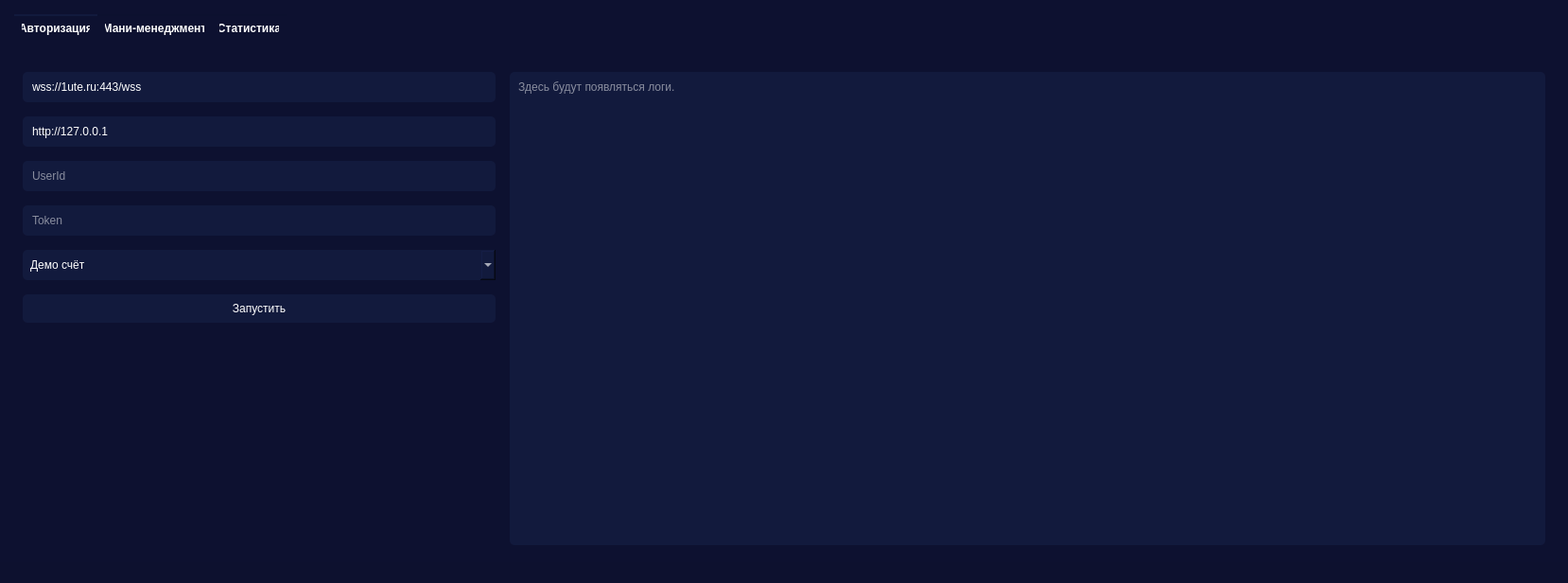
<?xml version="1.0" encoding="UTF-8"?>
<ui version="4.0">
 <class>MainWindow</class>
 <widget class="QMainWindow" name="MainWindow">
  <property name="windowModality">
   <enum>Qt::WindowModality::NonModal</enum>
  </property>
  <property name="geometry">
   <rect>
    <x>0</x>
    <y>0</y>
    <width>1658</width>
    <height>616</height>
   </rect>
  </property>
  <property name="sizePolicy">
   <sizepolicy hsizetype="Expanding" vsizetype="Expanding">
    <horstretch>0</horstretch>
    <verstretch>0</verstretch>
   </sizepolicy>
  </property>
  <property name="contextMenuPolicy">
   <enum>Qt::ContextMenuPolicy::NoContextMenu</enum>
  </property>
  <property name="windowTitle">
   <string>UteBot</string>
  </property>
  <property name="styleSheet">
   <string notr="true">background-color: rgb(13, 17, 47);
color: white;


</string>
  </property>
  <property name="animated">
   <bool>true</bool>
  </property>
  <property name="unifiedTitleAndToolBarOnMac">
   <bool>false</bool>
  </property>
  <widget class="QWidget" name="centralwidget">
   <property name="sizePolicy">
    <sizepolicy hsizetype="Expanding" vsizetype="Expanding">
     <horstretch>0</horstretch>
     <verstretch>17</verstretch>
    </sizepolicy>
   </property>
   <property name="styleSheet">
    <string notr="true">background-color: rgb(13, 17, 48);
</string>
   </property>
   <layout class="QGridLayout" name="gridLayout">
    <property name="leftMargin">
     <number>15</number>
    </property>
    <property name="topMargin">
     <number>15</number>
    </property>
    <property name="rightMargin">
     <number>15</number>
    </property>
    <property name="bottomMargin">
     <number>9</number>
    </property>
    <property name="spacing">
     <number>6</number>
    </property>
    <item row="2" column="0">
     <widget class="QTabWidget" name="tabWidget">
      <property name="sizePolicy">
       <sizepolicy hsizetype="Expanding" vsizetype="Expanding">
        <horstretch>200</horstretch>
        <verstretch>200</verstretch>
       </sizepolicy>
      </property>
      <property name="styleSheet">
       <string notr="true">QTabBar::tab {
                        background: rgb(12,17,47);
                        color: white;
                        font-weight: bold;
                        padding-top: 8px;
padding-left: 8px;
padding-right: 8px; padding-bottom: -20px;
                        border-radius: 5px;
margin-bottom: 50px;
                        }

                        QTabBar::tab:selected {
                        background: #121a3d;
                        }

                        QTabWidget::pane {
                        border: none;
                        }
                    </string>
      </property>
      <property name="currentIndex">
       <number>0</number>
      </property>
      <widget class="QWidget" name="tab_authorization">
       <property name="sizePolicy">
        <sizepolicy hsizetype="Expanding" vsizetype="Expanding">
         <horstretch>0</horstretch>
         <verstretch>0</verstretch>
        </sizepolicy>
       </property>
       <attribute name="title">
        <string>Авторизация</string>
       </attribute>
       <layout class="QGridLayout" name="gridLayout_2">
        <property name="spacing">
         <number>15</number>
        </property>
        <item row="5" column="0">
         <widget class="QPushButton" name="pushButton">
          <property name="cursor">
           <cursorShape>PointingHandCursor</cursorShape>
          </property>
          <property name="styleSheet">
           <string notr="true">QPushButton {
                                background-color: rgb(18, 26, 61);
                                color: white;
                                border-radius: 5px;
                                padding: 8px;
                                font-size: 12px;
                                }
                                QPushButton::hover {
                                cursor: pointer;
                                }
                            </string>
          </property>
          <property name="text">
           <string>Запустить</string>
          </property>
         </widget>
        </item>
        <item row="0" column="1" rowspan="9">
         <widget class="QTextBrowser" name="textBrowser">
          <property name="styleSheet">
           <string notr="true">QTextBrowser {
                                background-color: rgb(18, 26, 61);
                                color: white;
                                border-radius: 5px;
                                padding: 5px;
                                font-size: 12px;
}

QScrollBar:vertical, QScrollBar:horizontal {
    background: none;         /* Убираем все фоны, включая текстуры */
	width: 0px;
}
</string>
          </property>
          <property name="placeholderText">
           <string>Здесь будут появляться логи.</string>
          </property>
         </widget>
        </item>
        <item row="0" column="0">
         <widget class="QLineEdit" name="urlEdit">
          <property name="maximumSize">
           <size>
            <width>500</width>
            <height>16777215</height>
           </size>
          </property>
          <property name="styleSheet">
           <string notr="true">
                                background-color: rgb(18, 26, 61);
                                color: white;

                                border-radius: 5px;
                                padding: 8px;
                                font-size: 12px;
                            </string>
          </property>
          <property name="text">
           <string>wss://1ute.ru:443/wss</string>
          </property>
          <property name="placeholderText">
           <string>UTE URL</string>
          </property>
         </widget>
        </item>
        <item row="7" column="0">
         <widget class="QSpinBox" name="spinBox">
          <property name="maximumSize">
           <size>
            <width>16777215</width>
            <height>0</height>
           </size>
          </property>
          <property name="styleSheet">
           <string notr="true">
                                background-color: rgb(18, 26, 61);
                                color: white;
                                border-radius: 5px;
                                padding: 5px;
                                font-size: 12px;
                            </string>
          </property>
          <property name="value">
           <number>80</number>
          </property>
         </widget>
        </item>
        <item row="4" column="0">
         <widget class="QComboBox" name="type_account">
          <property name="styleSheet">
           <string notr="true">QComboBox {
                                background-color: rgb(18, 26, 61);
                                color: white;
                                border-radius: 5px;
                                padding: 8px;
                                font-size: 12px;
                                opacity: 10%;
                                }
                                QComboBox::drop-down{
                                image: url(&quot;:/icons/arrow.ico&quot;);
                                width:12px;
                                margin-right: 8px;
                                }
                                QComboBox QListView {
                                background-color: rgb(25, 34, 74);
                                outline: 0px;
                                padding: 2px;
                                border-radius: 5px;
                                border: none;
                                }
                                QComboBox QListView:item {

                                padding: 5px;
                                border-radius: 3px;
                                border-left: 2px solid rgb(18, 26, 61);
                                }
                                QComboBox QListView:item:hover {
                                background: rgb(26,38,85);
                                border-left: 2px solid rgb(33,62,118);
                                }

QComboBox:on{
                                background-color: rgb(25, 34, 74);
                                color: white;
                                border-radius: 5px;
                                padding: 5px;
                                padding-left: 8px;
                                font-size: 12px;
                                opacity: 10%;
                                }

                            </string>
          </property>
          <property name="frame">
           <bool>false</bool>
          </property>
          <item>
           <property name="text">
            <string notr="true" comment="demo">Демо счёт</string>
           </property>
          </item>
          <item>
           <property name="text">
            <string comment="real_dollar" extracomment="real_dollar">Реальный долларовый</string>
           </property>
          </item>
          <item>
           <property name="text">
            <string comment="real_rub">Реальный рублёвый</string>
           </property>
          </item>
         </widget>
        </item>
        <item row="1" column="0">
         <widget class="QLineEdit" name="mt4Url">
          <property name="maximumSize">
           <size>
            <width>500</width>
            <height>16777215</height>
           </size>
          </property>
          <property name="styleSheet">
           <string notr="true">
                                background-color: rgb(18, 26, 61);
                                color: white;

                                border-radius: 5px;
                                padding: 8px;
                                font-size: 12px;
                            </string>
          </property>
          <property name="text">
           <string>http://127.0.0.1</string>
          </property>
          <property name="placeholderText">
           <string>MT4 URL</string>
          </property>
         </widget>
        </item>
        <item row="2" column="0">
         <widget class="QLineEdit" name="userid_edit">
          <property name="maximumSize">
           <size>
            <width>500</width>
            <height>16777215</height>
           </size>
          </property>
          <property name="styleSheet">
           <string notr="true">
                                background-color: rgb(18, 26, 61);
                                color: white;

                                border-radius: 5px;
                                padding: 8px;
                                font-size: 12px;
                            </string>
          </property>
          <property name="placeholderText">
           <string>UserId</string>
          </property>
         </widget>
        </item>
        <item row="3" column="0">
         <widget class="QLineEdit" name="token_edit">
          <property name="maximumSize">
           <size>
            <width>500</width>
            <height>16777215</height>
           </size>
          </property>
          <property name="styleSheet">
           <string notr="true">
                                background-color: rgb(18, 26, 61);
                                color: white;
                                border-radius: 5px;
                                padding: 8px;
                                font-size: 12px;
                            </string>
          </property>
          <property name="echoMode">
           <enum>QLineEdit::EchoMode::Password</enum>
          </property>
          <property name="placeholderText">
           <string>Token</string>
          </property>
         </widget>
        </item>
        <item row="6" column="0">
         <widget class="QTimeEdit" name="timeEdit">
          <property name="maximumSize">
           <size>
            <width>16777215</width>
            <height>0</height>
           </size>
          </property>
          <property name="styleSheet">
           <string notr="true">
                                background-color: rgb(18, 26, 61);
                                color: white;
                                border-radius: 5px;
                                padding: 5px;
                                font-size: 12px;
                            </string>
          </property>
          <property name="displayFormat">
           <string>hh:mm:ss</string>
          </property>
         </widget>
        </item>
       </layout>
       <widget class="QLabel" name="label_4">
        <property name="geometry">
         <rect>
          <x>15</x>
          <y>228</y>
          <width>91</width>
          <height>0</height>
         </rect>
        </property>
        <property name="font">
         <font>
          <pointsize>-1</pointsize>
         </font>
        </property>
        <property name="styleSheet">
         <string notr="true">color: white; font-size: 12px;</string>
        </property>
        <property name="text">
         <string>Сумма сделки:</string>
        </property>
       </widget>
       <widget class="QDoubleSpinBox" name="sum_edit">
        <property name="geometry">
         <rect>
          <x>10</x>
          <y>243</y>
          <width>391</width>
          <height>0</height>
         </rect>
        </property>
        <property name="styleSheet">
         <string notr="true">
                                background-color: rgb(18, 26, 61);
                                color: white;
                                border-radius: 5px;
                                padding: 5px;
                                font-size: 12px;
                            </string>
        </property>
        <property name="maximum">
         <double>9999999.000000000000000</double>
        </property>
       </widget>
      </widget>
      <widget class="QWidget" name="tab_money_management">
       <property name="sizePolicy">
        <sizepolicy hsizetype="Expanding" vsizetype="Expanding">
         <horstretch>0</horstretch>
         <verstretch>0</verstretch>
        </sizepolicy>
       </property>
       <attribute name="title">
        <string>Мани-менеджмент</string>
       </attribute>
       <layout class="QGridLayout" name="gridLayout_3">
        <item row="1" column="0" colspan="6">
         <widget class="QTableWidget" name="manage_table">
          <property name="sizePolicy">
           <sizepolicy hsizetype="Expanding" vsizetype="Expanding">
            <horstretch>0</horstretch>
            <verstretch>0</verstretch>
           </sizepolicy>
          </property>
          <property name="minimumSize">
           <size>
            <width>950</width>
            <height>0</height>
           </size>
          </property>
          <property name="styleSheet">
           <string notr="true">QTableWidget {
                                background-color: rgb(18, 26, 61);
                                color: white;
                                border: none;
                                border-radius: 5px;
                                }
                                QHeaderView::section {
									 background-color: rgb(18, 26, 61);
                                color: white;
                                font-weight: bold;

                                }

                                QHeaderView {
                                 background-color: rgb(18, 26, 61);
                                }

               QScrollBar:vertical, QScrollBar:horizontal {
                    background: none;         /* Убираем все фоны, включая текстуры */
                    width: 0px;
               }

                            </string>
          </property>
          <property name="horizontalScrollBarPolicy">
           <enum>Qt::ScrollBarPolicy::ScrollBarAsNeeded</enum>
          </property>
          <property name="autoScroll">
           <bool>true</bool>
          </property>
          <attribute name="horizontalHeaderVisible">
           <bool>true</bool>
          </attribute>
          <attribute name="horizontalHeaderCascadingSectionResizes">
           <bool>true</bool>
          </attribute>
          <attribute name="verticalHeaderVisible">
           <bool>false</bool>
          </attribute>
          <attribute name="verticalHeaderCascadingSectionResizes">
           <bool>false</bool>
          </attribute>
          <attribute name="verticalHeaderStretchLastSection">
           <bool>false</bool>
          </attribute>
          <column>
           <property name="text">
            <string>№</string>
           </property>
          </column>
          <column>
           <property name="text">
            <string>Режим обработки</string>
           </property>
          </column>
          <column>
           <property name="text">
            <string>Инвестиция</string>
           </property>
          </column>
          <column>
           <property name="text">
            <string>Экспирация</string>
           </property>
          </column>
          <column>
           <property name="text">
            <string>WIN</string>
           </property>
          </column>
          <column>
           <property name="text">
            <string>LOSS</string>
           </property>
          </column>
          <column>
           <property name="text">
            <string>Тейк профит</string>
           </property>
          </column>
          <column>
           <property name="text">
            <string>Стоп лосс</string>
           </property>
          </column>
         </widget>
        </item>
        <item row="2" column="4">
         <widget class="QPushButton" name="addButton">
          <property name="maximumSize">
           <size>
            <width>130</width>
            <height>16777215</height>
           </size>
          </property>
          <property name="styleSheet">
           <string notr="true">background-color: rgb(83, 140, 85);
                                color: white;
                                border-radius: 5px;
                                padding: 5px;
                                font-size: 12px;
                            </string>
          </property>
          <property name="text">
           <string>Добавить позицию</string>
          </property>
         </widget>
        </item>
        <item row="2" column="3">
         <widget class="QPushButton" name="deleteButton">
          <property name="maximumSize">
           <size>
            <width>130</width>
            <height>16777215</height>
           </size>
          </property>
          <property name="styleSheet">
           <string notr="true">background-color: #a83e3e;
                                color: white;
                                border-radius: 5px;
                                padding: 5px;
                                font-size: 12px;
                            </string>
          </property>
          <property name="text">
           <string>Удалить позицию</string>
          </property>
         </widget>
        </item>
        <item row="2" column="5">
         <widget class="QPushButton" name="saveButton">
          <property name="maximumSize">
           <size>
            <width>150</width>
            <height>16777215</height>
           </size>
          </property>
          <property name="styleSheet">
           <string notr="true">background-color: rgb(18, 26, 61);
                                color: white;
                                border-radius: 5px;
                                padding: 5px;
                                font-size: 12px;
                            </string>
          </property>
          <property name="text">
           <string>Применить настройки</string>
          </property>
         </widget>
        </item>
        <item row="1" column="6" rowspan="2">
         <widget class="QTextBrowser" name="textBrowser_2">
          <property name="minimumSize">
           <size>
            <width>400</width>
            <height>0</height>
           </size>
          </property>
          <property name="maximumSize">
           <size>
            <width>400</width>
            <height>16777215</height>
           </size>
          </property>
          <property name="styleSheet">
           <string notr="true">QTextBrowser {background-color: rgb(18, 26, 61);
color: white;
border: none;
border-radius: 5px;
padding-top: 6px;
padding-bottom: 6px;
padding-left: 6px;}


QScrollBar:vertical, QScrollBar:horizontal {
}


</string>
          </property>
          <property name="verticalScrollBarPolicy">
           <enum>Qt::ScrollBarPolicy::ScrollBarAsNeeded</enum>
          </property>
          <property name="horizontalScrollBarPolicy">
           <enum>Qt::ScrollBarPolicy::ScrollBarAsNeeded</enum>
          </property>
          <property name="html">
           <string>&lt;!DOCTYPE HTML PUBLIC &quot;-//W3C//DTD HTML 4.0//EN&quot; &quot;http://www.w3.org/TR/REC-html40/strict.dtd&quot;&gt;
&lt;html&gt;&lt;head&gt;&lt;meta name=&quot;qrichtext&quot; content=&quot;1&quot; /&gt;&lt;meta charset=&quot;utf-8&quot; /&gt;&lt;style type=&quot;text/css&quot;&gt;
p, li { white-space: pre-wrap; }
hr { height: 1px; border-width: 0; }
li.unchecked::marker { content: &quot;\2610&quot;; }
li.checked::marker { content: &quot;\2612&quot;; }
&lt;/style&gt;&lt;/head&gt;&lt;body style=&quot; font-family:'Segoe UI'; font-size:9pt; font-weight:400; font-style:normal;&quot;&gt;
&lt;p style=&quot; margin-top:0px; margin-bottom:0px; margin-left:0px; margin-right:0px; -qt-block-indent:0; text-indent:0px;&quot;&gt;&lt;span style=&quot; font-size:12pt; font-weight:700;&quot;&gt;Описание режимов UTE Connect.&lt;/span&gt;&lt;/p&gt;
&lt;p style=&quot;-qt-paragraph-type:empty; margin-top:0px; margin-bottom:0px; margin-left:0px; margin-right:0px; -qt-block-indent:0; text-indent:0px; font-size:12pt; font-weight:700;&quot;&gt;&lt;br /&gt;&lt;/p&gt;
&lt;p style=&quot; margin-top:0px; margin-bottom:0px; margin-left:0px; margin-right:0px; -qt-block-indent:0; text-indent:0px;&quot;&gt;&lt;span style=&quot; font-size:11pt; font-weight:700;&quot;&gt;Режим “0”.&lt;/span&gt;&lt;/p&gt;
&lt;p style=&quot; margin-top:0px; margin-bottom:0px; margin-left:0px; margin-right:0px; -qt-block-indent:0; text-indent:0px;&quot;&gt;&lt;span style=&quot; font-size:11pt;&quot;&gt;⦿ Предназначен для торговли фиксированным лотом. При автоматической или полуавтоматической торговле.&lt;/span&gt;&lt;/p&gt;
&lt;p style=&quot; margin-top:0px; margin-bottom:0px; margin-left:0px; margin-right:0px; -qt-block-indent:0; text-indent:0px;&quot;&gt;&lt;span style=&quot; font-size:11pt;&quot;&gt;⦿ Если имеется открытый опцион по любому из активов, можно создавать новый, без ожидания закрытия активных опционов.&lt;/span&gt;&lt;/p&gt;
&lt;p style=&quot; margin-top:0px; margin-bottom:0px; margin-left:0px; margin-right:0px; -qt-block-indent:0; text-indent:0px;&quot;&gt;&lt;span style=&quot; font-size:11pt;&quot;&gt;⦿ Если открытие опциона совпадает с снижением доходности то опцион отменяется.&lt;/span&gt;&lt;/p&gt;
&lt;p style=&quot; margin-top:0px; margin-bottom:0px; margin-left:0px; margin-right:0px; -qt-block-indent:0; text-indent:0px;&quot;&gt;&lt;span style=&quot; font-size:11pt;&quot;&gt;⦿ Если открытие опциона совпадает с неторговым временем то опцион отменяется.&lt;/span&gt;&lt;/p&gt;
&lt;p style=&quot;-qt-paragraph-type:empty; margin-top:0px; margin-bottom:0px; margin-left:0px; margin-right:0px; -qt-block-indent:0; text-indent:0px; font-size:11pt;&quot;&gt;&lt;br /&gt;&lt;/p&gt;
&lt;p style=&quot; margin-top:0px; margin-bottom:0px; margin-left:0px; margin-right:0px; -qt-block-indent:0; text-indent:0px;&quot;&gt;&lt;span style=&quot; font-size:11pt; font-weight:700;&quot;&gt;Режим “1”.&lt;/span&gt;&lt;/p&gt;
&lt;p style=&quot; margin-top:0px; margin-bottom:0px; margin-left:0px; margin-right:0px; -qt-block-indent:0; text-indent:0px;&quot;&gt;&lt;span style=&quot; font-size:11pt;&quot;&gt;⦿ Предназначен для торговли сериями опционов. При автоматической или полуавтоматической торговле.&lt;/span&gt;&lt;/p&gt;
&lt;p style=&quot; margin-top:0px; margin-bottom:0px; margin-left:0px; margin-right:0px; -qt-block-indent:0; text-indent:0px;&quot;&gt;&lt;span style=&quot; font-size:11pt;&quot;&gt;⦿ Серия опционов ведется на каждом активе индивидуально. Параллельно с другими активами.&lt;/span&gt;&lt;/p&gt;
&lt;p style=&quot; margin-top:0px; margin-bottom:0px; margin-left:0px; margin-right:0px; -qt-block-indent:0; text-indent:0px;&quot;&gt;&lt;span style=&quot; font-size:11pt;&quot;&gt;⦿ К каждому новому сигналу по любому из активов применяется новая строка КСММ.&lt;/span&gt;&lt;/p&gt;
&lt;p style=&quot; margin-top:0px; margin-bottom:0px; margin-left:0px; margin-right:0px; -qt-block-indent:0; text-indent:0px;&quot;&gt;&lt;span style=&quot; font-size:11pt;&quot;&gt;⦿ Если имеется открытый опцион по любому из активов, можно создавать новый, без ожидания закрытия активных опционов.&lt;/span&gt;&lt;/p&gt;
&lt;p style=&quot; margin-top:0px; margin-bottom:0px; margin-left:0px; margin-right:0px; -qt-block-indent:0; text-indent:0px;&quot;&gt;&lt;span style=&quot; font-size:11pt;&quot;&gt;⦿ Если открытие опциона внутри серии совпадает с снижением доходности то опцион внутри серии отменяется. Серия опционов продолжается после восстановления доходности. &lt;/span&gt;&lt;/p&gt;
&lt;p style=&quot; margin-top:0px; margin-bottom:0px; margin-left:0px; margin-right:0px; -qt-block-indent:0; text-indent:0px;&quot;&gt;&lt;span style=&quot; font-size:11pt;&quot;&gt;⦿ Если открытие опциона внутри серии совпадает с неторговым временем (ночь) то опцион внутри серии отменяется. Серия опционов продолжается с открытием торгов на следующий день.&lt;/span&gt;&lt;/p&gt;
&lt;p style=&quot;-qt-paragraph-type:empty; margin-top:0px; margin-bottom:0px; margin-left:0px; margin-right:0px; -qt-block-indent:0; text-indent:0px; font-size:11pt;&quot;&gt;&lt;br /&gt;&lt;/p&gt;
&lt;p style=&quot; margin-top:0px; margin-bottom:0px; margin-left:0px; margin-right:0px; -qt-block-indent:0; text-indent:0px;&quot;&gt;&lt;span style=&quot; font-size:11pt; font-weight:700;&quot;&gt;Режим “2”.&lt;/span&gt;&lt;/p&gt;
&lt;p style=&quot; margin-top:0px; margin-bottom:0px; margin-left:0px; margin-right:0px; -qt-block-indent:0; text-indent:0px;&quot;&gt;&lt;span style=&quot; font-size:11pt;&quot;&gt;⦿ Предназначен для торговли сериями опционов. При автоматической или полуавтоматической торговле.&lt;/span&gt;&lt;/p&gt;
&lt;p style=&quot; margin-top:0px; margin-bottom:0px; margin-left:0px; margin-right:0px; -qt-block-indent:0; text-indent:0px;&quot;&gt;&lt;span style=&quot; font-size:11pt;&quot;&gt;⦿ Серия опционов ведется на каждом активе индивидуально. Параллельно с другими активами.&lt;/span&gt;&lt;/p&gt;
&lt;p style=&quot; margin-top:0px; margin-bottom:0px; margin-left:0px; margin-right:0px; -qt-block-indent:0; text-indent:0px;&quot;&gt;&lt;span style=&quot; font-size:11pt;&quot;&gt;⦿ К каждому новому сигналу по текущему активу применяется серия опционов КСММ.&lt;/span&gt;&lt;/p&gt;
&lt;p style=&quot; margin-top:0px; margin-bottom:0px; margin-left:0px; margin-right:0px; -qt-block-indent:0; text-indent:0px;&quot;&gt;&lt;span style=&quot; font-size:11pt;&quot;&gt;⦿ Если имеется открытый опцион по текущему активу, новый не создается, ожидается закрытие активного опциона по текущему активу.&lt;/span&gt;&lt;/p&gt;
&lt;p style=&quot; margin-top:0px; margin-bottom:0px; margin-left:0px; margin-right:0px; -qt-block-indent:0; text-indent:0px;&quot;&gt;&lt;span style=&quot; font-size:11pt;&quot;&gt;⦿ Если открытие серии опционов совпадает с снижением доходности то серия опционов отменяется.&lt;/span&gt;&lt;/p&gt;
&lt;p style=&quot; margin-top:0px; margin-bottom:0px; margin-left:0px; margin-right:0px; -qt-block-indent:0; text-indent:0px;&quot;&gt;&lt;span style=&quot; font-size:11pt;&quot;&gt;⦿ Если открытие серии опционов совпадает с неторговым временем то серия опционов отменяется.&lt;/span&gt;&lt;/p&gt;
&lt;p style=&quot;-qt-paragraph-type:empty; margin-top:0px; margin-bottom:0px; margin-left:0px; margin-right:0px; -qt-block-indent:0; text-indent:0px; font-size:11pt;&quot;&gt;&lt;br /&gt;&lt;/p&gt;
&lt;p style=&quot; margin-top:0px; margin-bottom:0px; margin-left:0px; margin-right:0px; -qt-block-indent:0; text-indent:0px;&quot;&gt;&lt;span style=&quot; font-size:11pt; font-weight:700;&quot;&gt;Режим “3”.&lt;/span&gt;&lt;/p&gt;
&lt;p style=&quot; margin-top:0px; margin-bottom:0px; margin-left:0px; margin-right:0px; -qt-block-indent:0; text-indent:0px;&quot;&gt;&lt;span style=&quot; font-size:11pt;&quot;&gt;⦿ Предназначен для торговли сериями опционов. При автоматической или полуавтоматической торговле.&lt;/span&gt;&lt;/p&gt;
&lt;p style=&quot; margin-top:0px; margin-bottom:0px; margin-left:0px; margin-right:0px; -qt-block-indent:0; text-indent:0px;&quot;&gt;&lt;span style=&quot; font-size:11pt;&quot;&gt;⦿ Серия опционов ведется на всех активах одновременно. &lt;/span&gt;&lt;/p&gt;
&lt;p style=&quot; margin-top:0px; margin-bottom:0px; margin-left:0px; margin-right:0px; -qt-block-indent:0; text-indent:0px;&quot;&gt;&lt;span style=&quot; font-size:11pt;&quot;&gt;⦿ К каждому новому сигналу по любому активу применяется новая строка КСММ.&lt;/span&gt;&lt;/p&gt;
&lt;p style=&quot; margin-top:0px; margin-bottom:0px; margin-left:0px; margin-right:0px; -qt-block-indent:0; text-indent:0px;&quot;&gt;&lt;span style=&quot; font-size:11pt;&quot;&gt;⦿ Если имеется открытый опцион по любому из активов, новый не создается, ожидается закрытие активного опциона.&lt;/span&gt;&lt;/p&gt;
&lt;p style=&quot; margin-top:0px; margin-bottom:0px; margin-left:0px; margin-right:0px; -qt-block-indent:0; text-indent:0px;&quot;&gt;&lt;span style=&quot; font-size:11pt;&quot;&gt;⦿ Если открытие опциона внутри серии совпадает с снижением доходности то опцион внутри серии отменяется. Серия опционов продолжается после восстановления доходности. &lt;/span&gt;&lt;/p&gt;
&lt;p style=&quot; margin-top:0px; margin-bottom:0px; margin-left:0px; margin-right:0px; -qt-block-indent:0; text-indent:0px;&quot;&gt;&lt;span style=&quot; font-size:11pt;&quot;&gt;⦿ Если открытие опциона внутри серии совпадает с неторговым временем (ночь) то опцион внутри серии отменяется. Серия опционов продолжается с открытием торгов на следующий день.&lt;/span&gt;&lt;/p&gt;
&lt;p style=&quot;-qt-paragraph-type:empty; margin-top:0px; margin-bottom:0px; margin-left:0px; margin-right:0px; -qt-block-indent:0; text-indent:0px; font-size:11pt;&quot;&gt;&lt;br /&gt;&lt;/p&gt;
&lt;p style=&quot; margin-top:0px; margin-bottom:0px; margin-left:0px; margin-right:0px; -qt-block-indent:0; text-indent:0px;&quot;&gt;&lt;span style=&quot; font-size:11pt; font-weight:700;&quot;&gt;Режим “4”&lt;/span&gt;&lt;/p&gt;
&lt;p style=&quot; margin-top:0px; margin-bottom:0px; margin-left:0px; margin-right:0px; -qt-block-indent:0; text-indent:0px;&quot;&gt;&lt;span style=&quot; font-size:11pt;&quot;&gt;⦿ Предназначен для торговли сериями опционов. При автоматической или полуавтоматической торговле.&lt;/span&gt;&lt;/p&gt;
&lt;p style=&quot; margin-top:0px; margin-bottom:0px; margin-left:0px; margin-right:0px; -qt-block-indent:0; text-indent:0px;&quot;&gt;&lt;span style=&quot; font-size:11pt;&quot;&gt;⦿ Серия опционов ведется на каждом активе индивидуально. Параллельно с другими активами.&lt;/span&gt;&lt;/p&gt;
&lt;p style=&quot; margin-top:0px; margin-bottom:0px; margin-left:0px; margin-right:0px; -qt-block-indent:0; text-indent:0px;&quot;&gt;&lt;span style=&quot; font-size:11pt;&quot;&gt;⦿ К каждому новому сигналу по текущему активу применяется новая строка КСММ.&lt;/span&gt;&lt;/p&gt;
&lt;p style=&quot; margin-top:0px; margin-bottom:0px; margin-left:0px; margin-right:0px; -qt-block-indent:0; text-indent:0px;&quot;&gt;&lt;span style=&quot; font-size:11pt;&quot;&gt;⦿ Если имеется открытый опцион по текущему активу, новый не создается, ожидается закрытие активного опциона по текущему активу.&lt;/span&gt;&lt;/p&gt;
&lt;p style=&quot; margin-top:0px; margin-bottom:0px; margin-left:0px; margin-right:0px; -qt-block-indent:0; text-indent:0px;&quot;&gt;&lt;span style=&quot; font-size:11pt;&quot;&gt;⦿ Если открытие опциона внутри серии совпадает с снижением доходности то опцион внутри серии отменяется. Серия опционов продолжается после восстановления доходности. &lt;/span&gt;&lt;/p&gt;
&lt;p style=&quot; margin-top:0px; margin-bottom:0px; margin-left:0px; margin-right:0px; -qt-block-indent:0; text-indent:0px;&quot;&gt;&lt;span style=&quot; font-size:11pt;&quot;&gt;⦿ Если открытие опциона внутри серии совпадает с неторговым временем (ночь) то опцион внутри серии отменяется. Серия опционов продолжается с открытием торгов на следующий день.&lt;/span&gt;&lt;/p&gt;&lt;/body&gt;&lt;/html&gt;</string>
          </property>
         </widget>
        </item>
       </layout>
      </widget>
      <widget class="QWidget" name="tab_statistics">
       <property name="sizePolicy">
        <sizepolicy hsizetype="Expanding" vsizetype="Expanding">
         <horstretch>0</horstretch>
         <verstretch>0</verstretch>
        </sizepolicy>
       </property>
       <attribute name="title">
        <string>Статистика</string>
       </attribute>
       <layout class="QGridLayout" name="gridLayout_6">
        <property name="spacing">
         <number>15</number>
        </property>
        <item row="0" column="0" rowspan="2">
         <widget class="QTableWidget" name="summary_table">
          <property name="enabled">
           <bool>false</bool>
          </property>
          <property name="sizePolicy">
           <sizepolicy hsizetype="Maximum" vsizetype="Expanding">
            <horstretch>0</horstretch>
            <verstretch>0</verstretch>
           </sizepolicy>
          </property>
          <property name="minimumSize">
           <size>
            <width>460</width>
            <height>360</height>
           </size>
          </property>
          <property name="maximumSize">
           <size>
            <width>440</width>
            <height>360</height>
           </size>
          </property>
          <property name="styleSheet">
           <string notr="true">QTableWidget {
                                background-color: rgb(18, 26, 61);
                                color: white;
                                padding-top: 10px;
padding-right: 10px;
padding-bottom: 10px;
padding-left: 14px;
                                border-radius: 5px;
                                gridline-color: #415a77;

                                font-size: 14px;
                                }
                                QHeaderView::section {
                                background-color: #415a77;
                                color: white;

                                font-weight: bold;
                                border: 1px solid #778da9;
                                }
                                QTableWidget QTableCornerButton::section {
                                background-color: #415a77;
                                }
                            </string>
          </property>
          <property name="verticalScrollBarPolicy">
           <enum>Qt::ScrollBarPolicy::ScrollBarAsNeeded</enum>
          </property>
          <property name="horizontalScrollBarPolicy">
           <enum>Qt::ScrollBarPolicy::ScrollBarAsNeeded</enum>
          </property>
          <property name="sizeAdjustPolicy">
           <enum>QAbstractScrollArea::SizeAdjustPolicy::AdjustIgnored</enum>
          </property>
          <property name="autoScroll">
           <bool>true</bool>
          </property>
          <property name="showGrid">
           <bool>false</bool>
          </property>
          <property name="wordWrap">
           <bool>false</bool>
          </property>
          <property name="rowCount">
           <number>11</number>
          </property>
          <property name="columnCount">
           <number>2</number>
          </property>
          <attribute name="horizontalHeaderVisible">
           <bool>false</bool>
          </attribute>
          <attribute name="horizontalHeaderHighlightSections">
           <bool>false</bool>
          </attribute>
          <attribute name="verticalHeaderVisible">
           <bool>false</bool>
          </attribute>
          <attribute name="verticalHeaderHighlightSections">
           <bool>false</bool>
          </attribute>
          <row/>
          <row/>
          <row/>
          <row/>
          <row/>
          <row/>
          <row/>
          <row/>
          <row/>
          <row/>
          <row/>
          <column/>
          <column/>
         </widget>
        </item>
        <item row="0" column="8">
         <widget class="QPushButton" name="pushButton_2">
          <property name="styleSheet">
           <string notr="true">                               QPushButton {
                                background-color: rgb(18, 26, 61);
                                color: white;
                                border-radius: 5px;
                                padding: 8px;
                                font-size: 12px;
                                }
                                QPushButton::hover {
                                cursor: pointer;
                                }
                            </string>
          </property>
          <property name="text">
           <string>Сбросить</string>
          </property>
         </widget>
        </item>
        <item row="0" column="5">
         <widget class="QDateTimeEdit" name="dateTimeEdit_2">
          <property name="styleSheet">
           <string notr="true">QDateTimeEdit {
                                background-color: rgb(18, 26, 61);
                                color: white;
                                border-radius: 5px;
                                padding: 8px;
                                font-size: 12px;
                                }
                                QDateTimeEdit::hover {
                                cursor: pointer;
                                }
                                QDateTimeEdit::drop-down{
                                image: url(&quot;:/icons/arrow.ico&quot;);
                                width:12px;
                                margin-right: 8px;
                                }
    QCalendarWidget QToolButton#qt_calendar_prevmonth {
        qproperty-icon:url(&quot;:/icons/arrow-left.ico&quot;);
    }
    QCalendarWidget QToolButton#qt_calendar_nextmonth {
        qproperty-icon: url(&quot;:/icons/arrow-right.ico&quot;);
    }
    QCalendarWidget QHeaderView {
        background-color: #0078D7; /* Цвет фона заголовка */
        color: white;              /* Цвет текста */
        font-weight: bold;         /* Жирный шрифт */
    }

        QCalendarWidget QTableView {
            alternate-background-color: rgb(28, 36, 71);
        }</string>
          </property>
          <property name="calendarPopup">
           <bool>true</bool>
          </property>
         </widget>
        </item>
        <item row="0" column="4">
         <widget class="QDateTimeEdit" name="dateTimeEdit_1">
          <property name="styleSheet">
           <string notr="true">QDateTimeEdit {
                                background-color: rgb(18, 26, 61);
                                color: white;
                                border-radius: 5px;
                                padding: 8px;
                                font-size: 12px;
                                }
                                QDateTimeEdit::hover {
                                cursor: pointer;
                                }
                                QDateTimeEdit::drop-down{
                                image: url(&quot;:/icons/arrow.ico&quot;);
                                width:12px;
                                margin-right: 8px;
                                }
    QCalendarWidget QToolButton#qt_calendar_prevmonth {
        qproperty-icon:url(&quot;:/icons/arrow-left.ico&quot;);
    }
    QCalendarWidget QToolButton#qt_calendar_nextmonth {
        qproperty-icon: url(&quot;:/icons/arrow-right.ico&quot;);
    }
    QCalendarWidget QHeaderView {
        background-color: #0078D7; /* Цвет фона заголовка */
        color: white;              /* Цвет текста */
        font-weight: bold;         /* Жирный шрифт */
    }

        QCalendarWidget QTableView {
            alternate-background-color: rgb(28, 36, 71);
        }</string>
          </property>
          <property name="calendarPopup">
           <bool>true</bool>
          </property>
         </widget>
        </item>
        <item row="0" column="1" colspan="2">
         <widget class="QComboBox" name="type_account_statistic">
          <property name="sizePolicy">
           <sizepolicy hsizetype="Fixed" vsizetype="Fixed">
            <horstretch>0</horstretch>
            <verstretch>0</verstretch>
           </sizepolicy>
          </property>
          <property name="styleSheet">
           <string notr="true">QComboBox {
                                background-color: rgb(18, 26, 61);
                                color: white;
                                border-radius: 5px;
                                padding: 8px;
                                font-size: 12px;
                                opacity: 10%;
                                }
                                QComboBox::drop-down{
                                image: url(&quot;:/icons/arrow.ico&quot;);
                                width:12px;
                                margin-right: 8px;
                                }
                                QComboBox QListView {
                                background-color: rgb(25, 34, 74);
                                outline: 0px;
                                padding: 2px;
                                border-radius: 5px;
                                border: none;
                                }
                                QComboBox QListView:item {

                                padding: 5px;
                                border-radius: 3px;
                                border-left: 2px solid rgb(18, 26, 61);
                                }
                                QComboBox QListView:item:hover {
                                background: rgb(26,38,85);
                                border-left: 2px solid rgb(33,62,118);
                                }

QComboBox:on{
                                background-color: rgb(25, 34, 74);
                                color: white;
                                border-radius: 5px;
                                padding: 5px;
                                padding-left: 8px;
                                font-size: 12px;
                                opacity: 10%;
                                }

                            </string>
          </property>
          <property name="currentText">
           <string>Любой</string>
          </property>
          <item>
           <property name="text">
            <string>Любой</string>
           </property>
          </item>
          <item>
           <property name="text">
            <string>Демо счёт</string>
           </property>
          </item>
          <item>
           <property name="text">
            <string>Реальный долларовый</string>
           </property>
          </item>
          <item>
           <property name="text">
            <string>Реальный рублёвый</string>
           </property>
          </item>
         </widget>
        </item>
        <item row="0" column="7">
         <widget class="QPushButton" name="btn_apply">
          <property name="styleSheet">
           <string notr="true">                               QPushButton {
                                background-color: rgb(18, 26, 61);
                                color: white;
                                border-radius: 5px;
                                padding: 8px;
                                font-size: 12px;
                                }
                                QPushButton::hover {
                                cursor: pointer;
                                }
                            </string>
          </property>
          <property name="text">
           <string>Применить</string>
          </property>
         </widget>
        </item>
        <item row="1" column="1" rowspan="3" colspan="8">
         <widget class="QTableWidget" name="trades_table">
          <property name="enabled">
           <bool>true</bool>
          </property>
          <property name="styleSheet">
           <string notr="true">QTableWidget {
                                background: rgb(12,17,47);
                                color: white;
                                border: none;
                                font-size: 14px;
									margin: 5px;
                                }
                                QHeaderView::section {
									background-color: rgb(18, 26, 61);
                                color: white;
                                font-weight: bold;

                                }

                                QHeaderView {
                                background-color: rgb(18, 26, 61);
                                }

QScrollBar:vertical, QScrollBar:horizontal {
    background: none;         /* Убираем все фоны, включая текстуры */
    width: 0px;
}
</string>
          </property>
          <property name="verticalScrollBarPolicy">
           <enum>Qt::ScrollBarPolicy::ScrollBarAsNeeded</enum>
          </property>
          <property name="horizontalScrollBarPolicy">
           <enum>Qt::ScrollBarPolicy::ScrollBarAsNeeded</enum>
          </property>
          <property name="showGrid">
           <bool>true</bool>
          </property>
          <property name="wordWrap">
           <bool>false</bool>
          </property>
          <property name="rowCount">
           <number>0</number>
          </property>
          <property name="columnCount">
           <number>12</number>
          </property>
          <attribute name="horizontalHeaderVisible">
           <bool>true</bool>
          </attribute>
          <attribute name="horizontalHeaderMinimumSectionSize">
           <number>112</number>
          </attribute>
          <attribute name="horizontalHeaderDefaultSectionSize">
           <number>112</number>
          </attribute>
          <attribute name="horizontalHeaderHighlightSections">
           <bool>false</bool>
          </attribute>
          <attribute name="verticalHeaderVisible">
           <bool>false</bool>
          </attribute>
          <attribute name="verticalHeaderHighlightSections">
           <bool>false</bool>
          </attribute>
          <column>
           <property name="text">
            <string>Тип счёта</string>
           </property>
          </column>
          <column>
           <property name="text">
            <string>Актив</string>
           </property>
          </column>
          <column>
           <property name="text">
            <string>Время открытия</string>
           </property>
          </column>
          <column>
           <property name="text">
            <string>Экспирация</string>
           </property>
          </column>
          <column>
           <property name="text">
            <string>Время закрытия</string>
           </property>
          </column>
          <column>
           <property name="text">
            <string>Цена открытия</string>
           </property>
          </column>
          <column>
           <property name="text">
            <string>Сделка</string>
           </property>
          </column>
          <column>
           <property name="text">
            <string>Цена закрытия</string>
           </property>
          </column>
          <column>
           <property name="text">
            <string>Пункты</string>
           </property>
          </column>
          <column>
           <property name="text">
            <string>Объём</string>
           </property>
          </column>
          <column>
           <property name="text">
            <string>Процент</string>
           </property>
          </column>
          <column>
           <property name="text">
            <string>Результат</string>
           </property>
          </column>
         </widget>
        </item>
       </layout>
      </widget>
     </widget>
    </item>
   </layout>
  </widget>
  <widget class="QStatusBar" name="statusbar"/>
 </widget>
 <tabstops>
  <tabstop>urlEdit</tabstop>
  <tabstop>textBrowser</tabstop>
  <tabstop>sum_edit</tabstop>
 </tabstops>
 <resources>
  <include location="icons.qrc"/>
 </resources>
 <connections/>
</ui>
